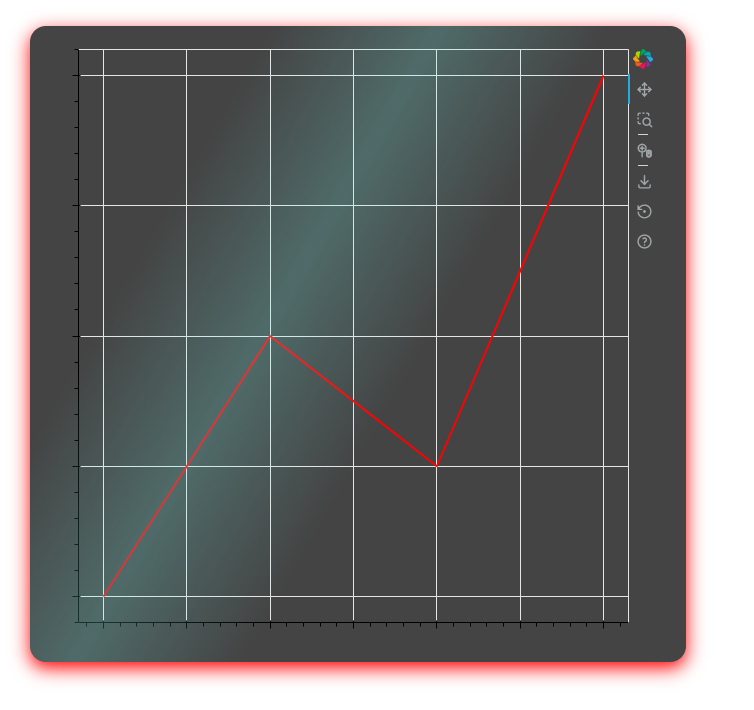

Reproduce this figure in Python.
from bokeh.plotting import figure, curdoc
from bokeh.models import Div, InlineStyleSheet
from bokeh.layouts import column
from bokeh.io import show
from bokeh_rocks import save_plot
curdoc().theme = 'dark_minimal'
fancy_div_style = InlineStyleSheet(css="""
:host {
    position: absolute;
    background: #444444;
    color: #fff;
    border-radius: 16px;
    padding: 18px 28px;
    text-align: center;
    overflow: hidden;
    box-shadow: 0 6px 18px red;
    margin: 28px auto;
    left: 2%;
}
:host > .bk-plot-wrapper {
    border-radius: 16px !important;
    overflow: hidden !important;
}
:host::after {
    content: '';
    position: absolute;
    top: 0; left: -80%; width: 200%; height: 100%;
    background: linear-gradient(120deg, transparent 40%, rgba(118, 244, 235, 0.22) 50%, transparent 60%);
    animation: shimmer 2.4s infinite;
    pointer-events: none;
    border-radius: inherit;
    z-index: 2;
}
@keyframes shimmer {
    0%   { left: -80%; }
    100% { left: 100%; }
}
""")

p = figure(border_fill_color="#444444", background_fill_color="#444444",
           )
p.line([1,2,3,4], [2,4,3,6], color="red", line_width=2)


layout = column(p, stylesheets=[fancy_div_style])
show(layout)
save_plot(layout, "output/custom_plots_08")
